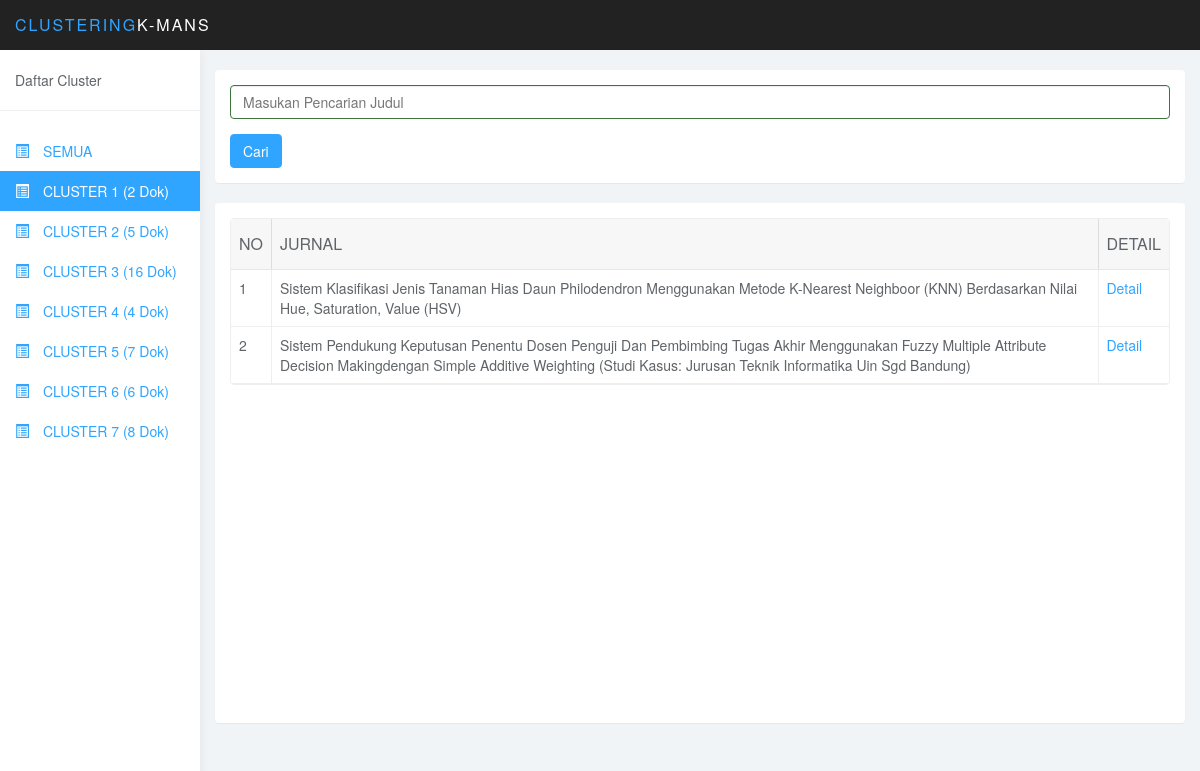
/index.php/jurnal?cluster=1, run on the app's committed database.
### tables this page shows
CREATE TABLE `cluster` (
  `id_cluster` int(11) NOT NULL AUTO_INCREMENT,
  `dokumen_id` int(11) DEFAULT NULL,
  `term_tfidf` double DEFAULT NULL,
  `cluster` int(11) DEFAULT NULL,
  PRIMARY KEY (`id_cluster`)
);

CREATE TABLE `dokumen_m` (
  `dokumen_id` int(11) NOT NULL AUTO_INCREMENT,
  `dokumen_judul` varchar(400) DEFAULT NULL,
  `dokumen_tahun` varchar(10) DEFAULT NULL,
  `nama` varchar(100) DEFAULT NULL,
  `fakultas` varchar(100) DEFAULT NULL,
  `jurusan` varchar(100) DEFAULT NULL,
  `abstrak` text,
  `url` varchar(300) DEFAULT NULL,
  PRIMARY KEY (`dokumen_id`)
);

### application/controllers/jurnal.php (called while the page is built, shortened)
<?php if ( ! defined('BASEPATH')) exit('No direct script access allowed');
class Jurnal extends CI_Controller {
    function __construct(){
        $this->load->helper('url');
        $this->load->database();
        $this->load->model('tabel');
    }
    public function index()
    {
        $data['dokumen'] = $this->tabel->ambil_dokumen();
        $data['cluster'] = $this->tabel->ambil_cluster();
        if(isset($_GET['cluster']) && $_GET['cluster'] <> ""){
            $cluster = ($_GET['cluster']-1);
            $data['dokumen'] = $this->tabel->ambil_dokumen_by_cluster($cluster);
        }
        $this->load->view('jurnal',$data);
    }
}

### index.php (called while the page is built, shortened)
<?php
require_once BASEPATH.'core/CodeIgniter.php';

### application/models/tabel.php (called while the page is built, shortened)
<?php
class Tabel extends CI_Model {
    public function ambil_dokumen_by_cluster($cluster) {
        $query = $this->db->query('SELECT * FROM dokumen_m
                                    JOIN cluster ON cluster.`dokumen_id`=dokumen_m.`dokumen_id`
                                    WHERE cluster='.$cluster.' ORDER BY dokumen_tahun DESC');
        $result = $query->result();
        return $result;
    }
}
?>

### application/views/jurnal.php (the view, shortened to what this page needs)
<!DOCTYPE html>
<html>
<head>
<link href="<?php echo base_url(); ?>assets/css/bootstrap.min.css" rel="stylesheet">
<link href="<?php echo base_url(); ?>assets/css/bootstrap-table.css" rel="stylesheet">
<link href="<?php echo base_url(); ?>assets/css/styles.css" rel="stylesheet">
</head>
<body>
    <?php include 'headerJurnal.php';?>
    <?php include 'menuBarJurnal.php';?>
    <div class="col-sm-9 col-sm-offset-3 col-lg-10 col-lg-offset-2 main">
        <div class="row">
            <div class="col-lg-12">
                <br>
            </div>
        </div>
        <div class="row">
            <div class="col-md-12">
                <div class="panel panel-info">
                    <div class="panel-body">
                        <?php
                        if(isset($_GET['cluster']) && !isset($_GET['data'])){
                            $url = site_url('jurnal?cluster='.$_GET['cluster']);
                            $isiData = "";
                        }else if(isset($_GET['cluster']) && isset($_GET['data'])){
                            $url = site_url('jurnal?cluster='.$_GET['cluster'].'&data='.$_GET['data']);
                            $isiData = $_GET['data'];
                            $cluster = $_GET['cluster'];
                        }else if(isset($_GET['data']) && !isset($_GET['cluster'])){
                            $url = site_url('jurnal');
                            $isiData = $_GET['data'];
                            $cluster = null;
                        }else{
                            $url = site_url('jurnal');
                            $isiData = "";
                            $cluster = null;
                        }
                        ?>
                        <form method="get" action=<?php echo $url;?>>
                            <div class="form-group has-success">
                                <input value="<?php echo $isiData;?>" class="form-control" name="data" placeholder="Masukan Pencarian Judul">
                            </div>
                            <button type="submit" class="btn btn-primary">Cari</button>
                        </form>
                    </div>
                </div>
            </div>
            <div class="col-md-12">
                <div class="panel panel-info" style="min-height: 520px">
                    <div class="panel-body">
                        <table data-toggle="table" data-url="" data-pagination=<?php echo (count($dokumen)>10)? "true" : "";?>>
                            <thead>
                                <tr>
                                    <th>NO</th>
                                    <th>JURNAL</th>
                                    <th>DETAIL</th>
                                </tr>
                            </thead>
                            <tbody>
                                <?php
                                $no = 1;
                                foreach($dokumen as $value)
                                {
                                    echo "<tr>";
                                    echo "
                                        <td>".$no."</td>
                                        <td>".$value->dokumen_judul."</td>
                                        <td><a class=\"detail\" href=\"#\" data-nilai=\"".$value->dokumen_id."\" data-toggle=\"modal\" data-target=\"#basicModal1\">Detail</a></p></td>
                                        ";
                                    echo "</tr>";
                                    $no++;
                                }
                                ?>
                            </tbody>
                        </table>
                    </div>
                </div>
            </div>
        </div>
    </div>
</body>
</html>

### assets/css/styles.css (style rules this page uses)
body { background: #f1f4f7; padding-top: 50px; color: #5f6468; }
a, a:hover, a:focus { color: #30a5ff; }
.form-control { border: 1px solid #eee; box-shadow: none; }
.btn-primary, .btn-primary:hover, .btn-primary:focus, .btn-primary:active, .btn-primary.active, .open > .dropdown-toggle.btn-primary, .btn-primary.disabled, .btn-primary[disabled], fieldset[disabled] .btn-primary, .btn-primary.disabled:hover, .btn-primary[disabled]:hover, fieldset[disabled] .btn-primary:hover, .btn-primary.disabled:focus, .btn-primary[disabled]:focus, fieldset[disabled] .btn-primary:focus, .btn-primary.disabled:active, .btn-primary[disabled]:active, fieldset[disabled] .btn-primary:active, .btn-primary.disabled.active, .btn-primary[disabled].active, fieldset[disabled] .btn-primary.active { background-color: #30a5ff; border-color: #30a5ff; }
.panel { border: 0; }
.table { background: #fff; }

### data on the page
cluster: dokumen.dokumen_judul "Sistem Klasifikasi Jenis Tanaman Hias Daun Philodendron Menggunakan Metode K-Nearest Neighboor (KNN) Berdasarkan Nilai Hue, Saturation, Value (HSV)"
cluster: dokumen.dokumen_judul "Sistem Pendukung Keputusan Penentu Dosen Penguji Dan Pembimbing Tugas Akhir Menggunakan Fuzzy Multiple Attribute Decision Makingdengan Simple Additive Weighting (Studi Kasus: Jurusan Teknik Informatika Uin Sgd Bandung)"

### other printed values
$value->jumlah "2"
$value->jumlah "5"
$value->jumlah "16"
$value->jumlah "4"
$value->jumlah "7"
$value->jumlah "6"
$value->jumlah "8"
